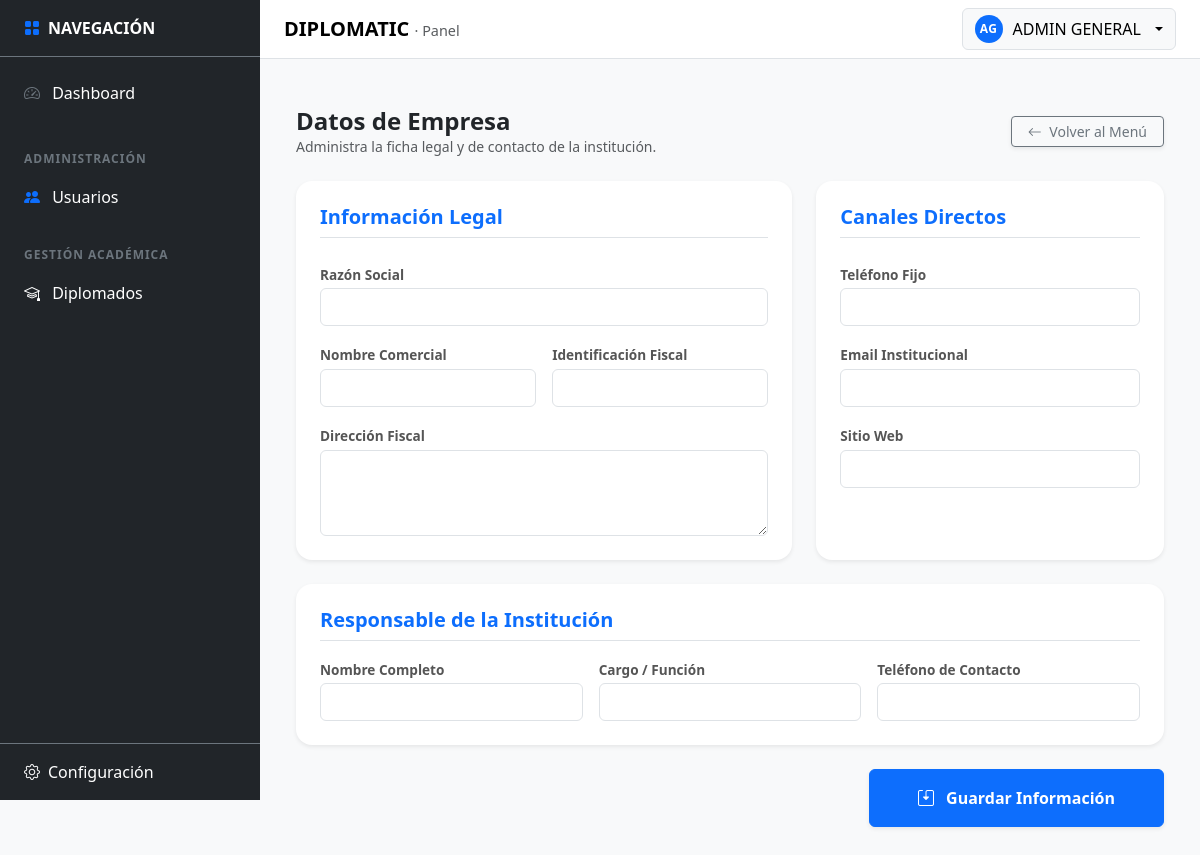
/settings/empresa (signed in), run on an earlier commit of the app's database.
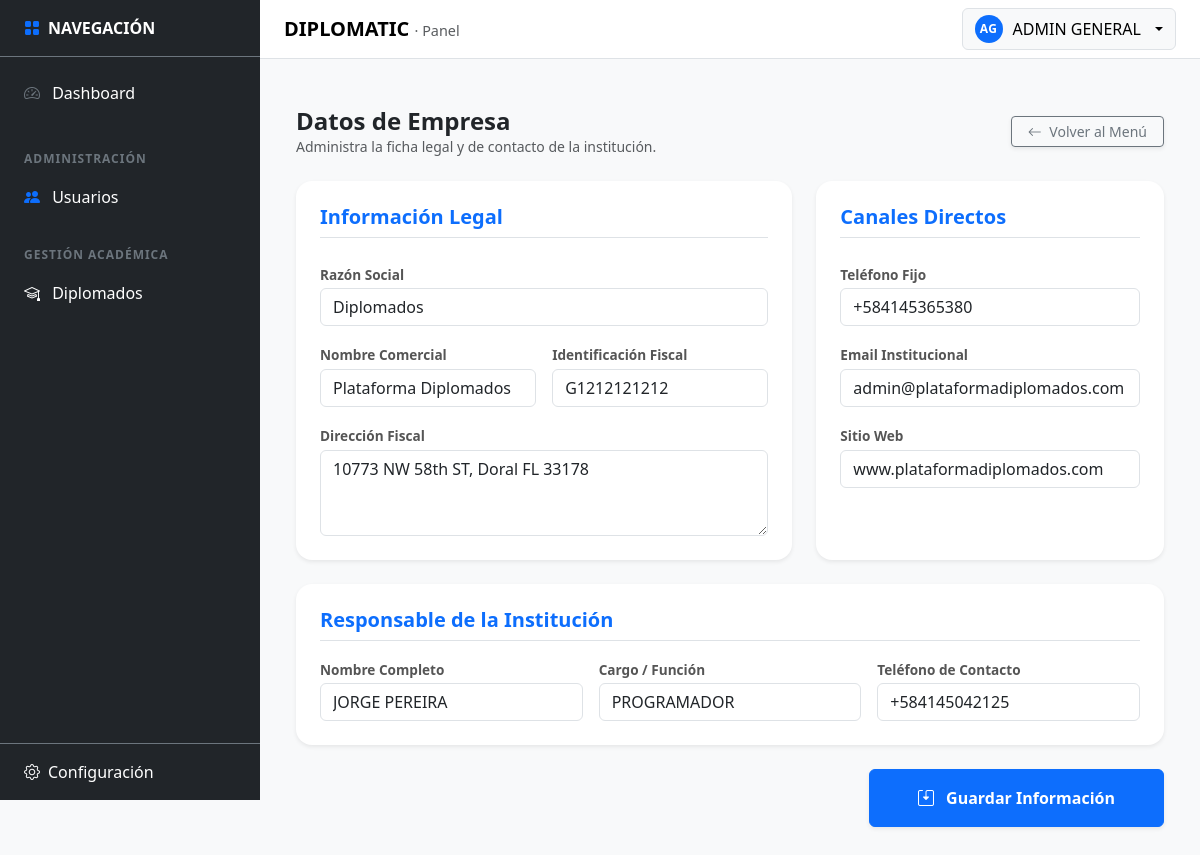
And on a later commit of the database.
### tables this page shows
CREATE TABLE `tbl_company_settings` (
  `id` int(11) NOT NULL,
  `nombre_legal` varchar(255) DEFAULT NULL,
  `nombre_comercial` varchar(255) DEFAULT NULL,
  `id_fiscal` varchar(100) DEFAULT NULL,
  `direccion` text DEFAULT NULL,
  `telefono` varchar(50) DEFAULT NULL,
  `email` varchar(150) DEFAULT NULL,
  `sitio_web` varchar(255) DEFAULT NULL,
  `representante` varchar(255) DEFAULT NULL,
  `cargo_rep` varchar(150) DEFAULT NULL,
  `tel_rep` varchar(50) DEFAULT NULL,
  `created_at` timestamp NOT NULL DEFAULT current_timestamp(),
  `updated_at` timestamp NOT NULL DEFAULT current_timestamp() ON UPDATE current_timestamp()
);

### app/core/Controller.php (called while the page is built, shortened)
<?php
abstract class Controller
{
  protected function view(string $viewPath, array $data = []): void
  {
    View::render($viewPath, $data);
  }
}

### app/controllers/SettingsCompanyController.php (called while the page is built, shortened)
<?php
final class SettingsCompanyController extends Controller
{
    private $db;
    public function __construct()
    {
        $this->db = (new Database())->getConnection();
    }
    public function index(): void
    {
        $stmt = $this->db->query("SELECT * FROM tbl_company_settings LIMIT 1");
        $empresa = $stmt->fetch(PDO::FETCH_ASSOC) ?: [];
        $this->view('settings/empresa', [
            'title' => 'Datos de la Institución',
            'empresa' => $empresa
        ]);
    }
}

### app/core/Router.php (called while the page is built, shortened)
<?php
final class Router
{
  private array $routes = [
    'GET' => [],
    'POST' => [],
  ];
  public function get(string $path, array $handler): void
  {
    $this->routes['GET'][$this->normalize($path)] = $handler;
  }
  public function post(string $path, array $handler): void
  {
    $this->routes['POST'][$this->normalize($path)] = $handler;
  }
  public function dispatch(): void
  {
    $method = $_SERVER['REQUEST_METHOD'] ?? 'GET';
    $uri = parse_url($_SERVER['REQUEST_URI'] ?? '/', PHP_URL_PATH) ?? '/';
    $basePath = $this->detectBasePath();
    $path = $this->normalize(str_replace($basePath, '', $uri) ?: '/');
    $handler = $this->routes[$method][$path] ?? null;
    [$class, $action] = $handler;
    $controller = new $class();
    $controller->$action();
  }
  private function normalize(string $path): string
  {
    $path = '/' . trim($path, '/');
    return $path === '//' ? '/' : $path;
  }
  private function detectBasePath(): string
  {
    $scriptName = $_SERVER['SCRIPT_NAME'] ?? '';
    $dir = str_replace('\\', '/', dirname($scriptName));
    return rtrim($dir, '/');
  }
}

### app/core/Bootstrap.php (called while the page is built, shortened)
<?php
final class Bootstrap
{
  public function run(): void
  {
    $router = new Router();
    $router->get('/', [AuthController::class, 'showLogin']);
    $router->post('/login', [AuthController::class, 'doLogin']);
    $router->get('/logout', [AuthController::class, 'logout']);
    $router->get('/dashboard', [DashboardController::class, 'index']);
    $router->get('/settings', [SettingsController::class, 'index']);
    $router->get('/settings/correo', [SettingsController::class, 'correo']);
    $router->post('/settings/save-correo', [SettingsController::class, 'saveCorreo']);
    $router->post('/settings/test-correo', [SettingsController::class, 'testCorreo']);
    $router->get('/settings/empresa', [\App\Controllers\SettingsCompanyController::class, 'index']);
    $router->post('/settings/empresa/save', [\App\Controllers\SettingsCompanyController::class, 'save']);
    $router->get('/settings/whatsapp', [\App\Controllers\SettingsWhatsappController::class, 'index']);
    $router->post('/settings/whatsapp/save-template', [\App\Controllers\SettingsWhatsappController::class, 'saveTemplate']);
    $router->post('/settings/whatsapp/log', [\App\Controllers\SettingsWhatsappController::class, 'logSend']);
    $router->get('/settings/eventos', [\App\Controllers\SettingsEventsController::class, 'index']);
    $router->get('/users', [UsersController::class, 'index']);
    $router->post('/users/save', [UsersController::class, 'save']);
    $router->post('/users/delete', [UsersController::class, 'delete']);
    $router->dispatch();
  }
}

### public/index.php (called while the page is built, shortened)
<?php
require_once __DIR__ . '/../app/core/Autoload.php';
$app = new \App\Core\Bootstrap();
$app->run();

### app/core/Autoload.php (called while the page is built, shortened)
<?php
spl_autoload_register(function (string $class): void {
  $prefix = 'App\\';
  $baseDir = __DIR__ . '/../';
  $len = strlen($prefix);
  $relativeClass = substr($class, $len);
  $relativePath = str_replace('\\', '/', $relativeClass);
  $candidates = [];
  $candidates[] = $baseDir . $relativePath . '.php';
  $parts = explode('/', $relativePath);
  if (!empty($parts[0])) {
    $map = [
      'Core' => 'core',
      'Controllers' => 'controllers',
      'Models' => 'models',
      'Config' => 'config',
      'Middleware' => 'middleware',
      'Views' => 'views',
    ];
    if (isset($map[$parts[0]])) {
      $partsMapped = $parts;
      $partsMapped[0] = $map[$parts[0]];
      $candidates[] = $baseDir . implode('/', $partsMapped) . '.php';
    }
  }
  $candidates[] = $baseDir . strtolower($relativePath) . '.php';
  if (count($parts) >= 2) {
    $fileName = array_pop($parts);
    $dirsLower = array_map('strtolower', $parts);
    $candidates[] = $baseDir . implode('/', $dirsLower) . '/' . $fileName . '.php';
  }
  foreach ($candidates as $file) {
    if (file_exists($file)) {
      return;
    }
  }
});

### app/views/settings/empresa.php (the view, shortened to what this page needs)
<?php
$basePath = rtrim(str_replace('\\', '/', dirname($_SERVER['SCRIPT_NAME'] ?? '')), '/');
$e = $empresa;
?>
<link rel="stylesheet" href="<?= $basePath ?>/assets/css/company.css?v=<?= time() ?>">
<div class="container-fluid py-4">
    <div class="d-flex justify-content-between align-items-center mb-4">
        <div>
            <h2 class="h4 fw-bold mb-0 text-dark">Datos de Empresa</h2>
            <p class="text-muted small mb-0">Administra la ficha legal y de contacto de la institución.</p>
        </div>
        <a href="<?= $basePath ?>/settings" class="btn btn-outline-secondary px-3 btn-sm shadow-sm">
            <i class="bi bi-arrow-left me-1"></i> Volver al Menú
        </a>
    </div>
    <form id="form-company" data-basepath="<?= $basePath ?>">
        <div class="row g-4">
            <div class="col-lg-7">
                <div class="card border-0 shadow-sm p-4 rounded-4">
                    <h5 class="fw-bold mb-4 border-bottom pb-2 text-primary">Información Legal</h5>
                    <div class="row g-3">
                        <div class="col-12">
                            <label class="form-label fw-bold small">Razón Social</label>
                            <input type="text" name="nombre_legal" class="form-control" value="<?= $e['nombre_legal'] ?? '' ?>">
                        </div>
                        <div class="col-md-6">
                            <label class="form-label fw-bold small">Nombre Comercial</label>
                            <input type="text" name="nombre_comercial" class="form-control" value="<?= $e['nombre_comercial'] ?? '' ?>">
                        </div>
                        <div class="col-md-6">
                            <label class="form-label fw-bold small">Identificación Fiscal</label>
                            <input type="text" name="id_fiscal" class="form-control" value="<?= $e['id_fiscal'] ?? '' ?>">
                        </div>
                        <div class="col-12">
                            <label class="form-label fw-bold small">Dirección Fiscal</label>
                            <textarea name="direccion" class="form-control" rows="3"><?= $e['direccion'] ?? '' ?></textarea>
                        </div>
                    </div>
                </div>
            </div>
            <div class="col-lg-5">
                <div class="card border-0 shadow-sm p-4 rounded-4 h-100">
                    <h5 class="fw-bold mb-4 border-bottom pb-2 text-primary">Canales Directos</h5>
                    <div class="mb-3">
                        <label class="form-label fw-bold small">Teléfono Fijo</label>
                        <input type="text" name="telefono" class="form-control" value="<?= $e['telefono'] ?? '' ?>">
                    </div>
                    <div class="mb-3">
                        <label class="form-label fw-bold small">Email Institucional</label>
                        <input type="email" name="email" class="form-control" value="<?= $e['email'] ?? '' ?>">
                    </div>
                    <div class="mb-3">
                        <label class="form-label fw-bold small">Sitio Web</label>
                        <input type="url" name="sitio_web" class="form-control" value="<?= $e['sitio_web'] ?? '' ?>">
                    </div>
                </div>
            </div>
            <div class="col-12">
                <div class="card border-0 shadow-sm p-4 rounded-4">
                    <h5 class="fw-bold mb-3 border-bottom pb-2 text-primary">Responsable de la Institución</h5>
                    <div class="row g-3">
                        <div class="col-md-4">
                            <label class="form-label fw-bold small">Nombre Completo</label>
                            <input type="text" name="representante" class="form-control" value="<?= $e['representante'] ?? '' ?>">
                        </div>
                        <div class="col-md-4">
                            <label class="form-label fw-bold small">Cargo / Función</label>
                            <input type="text" name="cargo_rep" class="form-control" value="<?= $e['cargo_rep'] ?? '' ?>">
                        </div>
                        <div class="col-md-4">
                            <label class="form-label fw-bold small">Teléfono de Contacto</label>
                            <input type="text" name="tel_rep" class="form-control" value="<?= $e['tel_rep'] ?? '' ?>">
                        </div>
                    </div>
                </div>
            </div>
        </div>
        <div class="mt-4 d-flex justify-content-end">
            <button type="button" class="btn btn-primary px-5 py-3 fw-bold shadow-sm" onclick="saveCompanyInfo()">
                <i class="bi bi-save2 me-2"></i> Guardar Información
            </button>
        </div>
    </form>
</div>

### app/core/View.php (shortened to what this page needs)
<?php
final class View
{
  public static function render(string $viewPath, array $data = []): void
  {
    $viewFile = __DIR__ . '/../views/' . trim($viewPath, '/') . '.php';
    extract($data, EXTR_SKIP);
    if (strpos($viewPath, 'auth/') !== false) {
        require $viewFile;
    } else {
        require $viewFile;
        $content = ob_get_clean();
        require __DIR__ . '/../views/layout.php';
    }
  }
}

### app/views/layout.php (shortened to what this page needs)
<?php
$basePath = rtrim(str_replace('\\', '/', dirname($_SERVER['SCRIPT_NAME'] ?? '')), '/');
$content  = $content ?? '';
?>
<!DOCTYPE html>
<html lang="es">
<head>
  <link href="https://cdn.jsdelivr.net/npm/bootstrap@5.3.3/dist/css/bootstrap.min.css" rel="stylesheet">
  <link rel="stylesheet" href="https://cdn.jsdelivr.net/npm/bootstrap-icons@1.11.3/font/bootstrap-icons.min.css">
  <link href="<?= htmlspecialchars($basePath) ?>/assets/css/panel.css?v=<?= time() ?>" rel="stylesheet">
  <link href="<?= htmlspecialchars($basePath) ?>/assets/css/users.css?v=<?= time() ?>" rel="stylesheet">
</head>
<body class="bg-light">
  <?php include __DIR__ . '/sidebar.php'; ?>
  <main class="dp-main">
    <?php include __DIR__ . '/topnav.php'; ?>
    <div class="container-fluid px-3 px-md-4 py-4">
      <?= $content ?>
    </div>
  </main>
</body>
</html>

### app/views/sidebar.php (shortened to what this page needs)
<?php
$basePath = rtrim(str_replace('\\', '/', dirname($_SERVER['SCRIPT_NAME'] ?? '')), '/');
$userRole = strtoupper(trim($_SESSION['user']['role'] ?? ''));
?>
<aside id="dpSidebar" class="dp-sidebar bg-dark text-white d-flex flex-column">
  <div class="py-3 px-4 border-bottom border-secondary">
    <div class="fw-bold d-flex align-items-center gap-2">
      <i class="bi bi-grid-fill text-primary"></i>
      <span>NAVEGACIÓN</span>
    </div>
  </div>
  <nav class="list-group list-group-flush mt-2 flex-grow-1">
    <a href="<?= htmlspecialchars($basePath) ?>/dashboard" class="list-group-item list-group-item-action bg-dark text-white border-0 py-3 px-4">
      <i class="bi bi-speedometer2 me-2 text-secondary"></i> Dashboard
    </a>
    <?php if ($userRole === 'ADMIN'): ?>
      <div class="px-4 mt-4 mb-2">
        <span class="text-uppercase text-secondary fw-bold" style="font-size: 0.75rem; letter-spacing: 1px;">Administración</span>
      </div>
      <a href="<?= htmlspecialchars($basePath) ?>/users" class="list-group-item list-group-item-action bg-dark text-white border-0 py-2 px-4">
          <i class="bi bi-people-fill me-2 text-primary"></i> Usuarios
      </a>
    <?php endif; ?>
    <?php if ($userRole === 'ADMIN' || $userRole === 'ACADEMIC'): ?>
      <div class="px-4 mt-4 mb-2">
        <span class="text-uppercase text-secondary fw-bold" style="font-size: 0.75rem; letter-spacing: 1px;">Gestión Académica</span>
      </div>
      <a href="<?= htmlspecialchars($basePath) ?>/diplomados" class="list-group-item list-group-item-action bg-dark text-white border-0 py-2 px-4">
          <i class="bi bi-mortarboard me-2"></i> Diplomados
      </a>
    <?php endif; ?>
  </nav>
<?php if ($userRole === 'ADMIN'): ?>
  <div class="mt-auto border-top border-secondary">
    <a href="<?= htmlspecialchars($basePath) ?>/settings"
       class="list-group-item list-group-item-action bg-dark text-white border-0 py-3 px-4">
      <div class="d-flex align-items-center gap-2">
        <i class="bi bi-gear"></i>
        <span>Configuración</span>
      </div>
    </a>
  </div>
<?php endif; ?>
</aside>

### app/views/topnav.php (shortened to what this page needs)
<?php
$basePath  = rtrim(str_replace('\\', '/', dirname($_SERVER['SCRIPT_NAME'] ?? '')), '/');
$userName  = $_SESSION['user']['name'] ?? 'Usuario';
$initials  = '';
if ($userName !== '') {
  $parts = preg_split('/\s+/', trim($userName));
  $initials = strtoupper(substr($parts[0] ?? 'U', 0, 1) . substr($parts[1] ?? '', 0, 1));
  $initials = trim($initials) !== '' ? $initials : 'U';
} else {
  $initials = 'U';
}
?>
<nav class="navbar dp-topnav bg-white border-bottom sticky-top">
  <div class="container-fluid px-3 px-md-4 d-flex align-items-center justify-content-between">
    <div class="d-flex align-items-center gap-2">
      <a class="navbar-brand fw-bold mb-0" href="<?= htmlspecialchars($basePath) ?>/dashboard">
        DIPLOMATIC <span class="text-muted fw-normal" style="font-size:.9rem;">· Panel</span>
      </a>
    </div>
    <div class="dropdown">
      <button class="btn btn-light border dp-userbtn dropdown-toggle"
              type="button"
              data-bs-toggle="dropdown"
              aria-expanded="false">
        <span class="dp-avatar" aria-hidden="true"><?= htmlspecialchars($initials) ?></span>
        <span class="d-none d-sm-inline"><?= htmlspecialchars($userName) ?></span>
      </button>
    </div>
  </div>
</nav>

### public/assets/css/panel.css (style rules this page uses)
:root { --sidebar-width: 260px; }
.dp-sidebar { position: fixed; top: 0; left: 0; width: var(--sidebar-width); height: 100vh; background: #212529; color: #fff; z-index: 1050; transition: transform .25s ease; }
.dp-main { margin-left: var(--sidebar-width); min-height: 100vh; }
.dp-topnav { z-index: 1035; }
.dp-userbtn { display: inline-flex; align-items: center; gap: 10px; }
.dp-avatar { width: 28px; height: 28px; border-radius: 999px; background: #0d6efd; color: #fff; display: inline-flex; align-items: center; justify-content: center; font-weight: 700; font-size: 12px; letter-spacing: .5px; }

### public/assets/css/users.css (style rules this page uses)
.form-label { font-size: 0.85rem; margin-bottom: 0.3rem; }

### public/assets/css/company.css (style rules this page uses)
.card { transition: all 0.2s ease-in-out; }
.form-label { margin-bottom: 0.2rem; color: #555; }

What changed in the data, as far as the page shows it:
added tbl_company_settings: nombre_legal "Diplomados", nombre_comercial "Plataforma Diplomados", id_fiscal "G1212121212", direccion "10773 NW 58th ST, Doral FL 33178", telefono "+584145365380", email "admin@plataformadiplomados.com", sitio_web "www.plataformadiplomados.com", representante "JORGE PEREIRA", cargo_rep "PROGRAMADOR", tel_rep "+584145042125"
